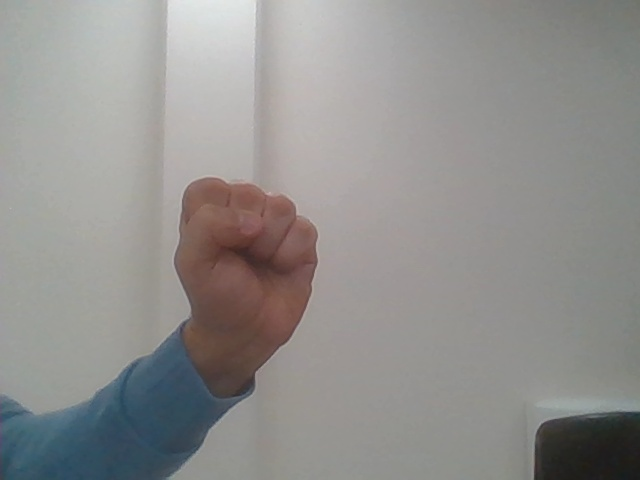
#> input picture dataset/close_hand/close_hand_1.jpg, 640 x 480 px
$ python -i image_preprocessing.py   (imports and definitions only)
#> lines starting #> are read from the running program, lines starting #| are printed output that depends on the picture; after the words box and inside, x2 and y2 are one past the last pixel; in counts of white or black regions, pixels touching at a corner belong together
# -*- coding: utf-8 -*-
import numpy as np
import pandas as pd
import cv2 as cv
import cmath
import matplotlib.pyplot as plt

# We apply a gaussian filter to smooth the image
def gaussian_blur(img):
    sigmaX = 1.5
    sigmaY = 1.5
    ksizeX = 9
    ksizeY = 9
    return cv.GaussianBlur(img, (ksizeX, ksizeY), sigmaX=sigmaX, sigmaY=sigmaY)


# We filter the image by keeping the red if it's greater than the other components with a certain threshold
# [15 lines left out: function binary_filter, not called in this run]

def quick_binary_filter(img):
    seuil = 30
    B_channel, G_channel, R_channel = cv.split(img)
    R_over_B = R_channel - np.add(seuil, B_channel)
    R_over_G = R_channel - np.add(seuil, G_channel)
    R_over_G_and_B = np.add(R_over_B, R_over_G)
    ret, thresh = cv.threshold(R_over_G_and_B, 100, 255, cv.THRESH_BINARY_INV)
    return thresh


# Now we find the contours, and we select the longest one
def findContours(binary, original):
    binary = binary.astype(np.uint8)
    contours, hierachy = cv.findContours(binary, cv.RETR_EXTERNAL, cv.CHAIN_APPROX_NONE)
    max_contour_length = 0
    max_contour_index = 0
    max_contour = np.array([])

    for (index, contour) in enumerate(contours):
        if len(contour) > max_contour_length:
            max_contour_length = len(contour)
            max_contour_index = index
            max_contour = contour

    contour_image = cv.drawContours(
        original, contours, max_contour_index, (0, 255, 0), 3
    )
    return max_contour, contour_image


# Compute Fourier Descriptor
def computeFourierDescriptor(contour, cmin, cmax):

    # When there is no contour
    if len(contour) == 0:
        contour = [[[0, 0]]]

    # We compute the Fourier coefficients
    tabcont = [complex(pt[0][0], pt[0][1]) for pt in contour]
    moyc = np.mean(tabcont)
    TC = np.fft.fft(tabcont - moyc) / len(contour)

    # We select coefficients between cmin & cmax
    coeff = np.zeros(cmax - cmin + 1, dtype=complex)
    coeff[-(cmax + 1) :] = TC[0 : cmax + 1]
    coeff[0:-cmin] = TC[cmin:]

    # Phase corrections to normalize
    Phi = (
        np.angle(coeff[((cmax - cmin) // 2) - 1] * coeff[((cmax - cmin) // 2) + 1]) / 2
    )
    coeff = coeff * np.exp(np.imag(-1) * Phi)
    depha = np.angle(coeff[((cmax - cmin) // 2) + 1])
    for i in range(len(coeff)):
        coeff[i] = coeff[i] * np.exp(np.imag(-1) * depha * (i - ((cmax - cmin) // 2)))

    return coeff


# Reconstruction
# [41 lines left out: functions reconstructFromDescriptor, generateDataSet, not called in this run]


def live_preprocessing(img):
    cmin = -100
    cmax = 100
    img_blurred = gaussian_blur(img)
    img_binary = quick_binary_filter(img_blurred)
    img_contour, img = findContours(img_binary, img)
    cv.imshow("binary", img_binary)
    try:
        coeffs = np.array(computeFourierDescriptor(img_contour, cmin, cmax))
        formatted_coeffs = np.zeros((cmax - cmin + 1, 2))
        for index, coeff in enumerate(coeffs):
            formatted_coeffs[index] = [np.real(coeff), np.imag(coeff)]
        return (False, formatted_coeffs)
    except Exception:
        pass
        return (True, 0)


# [17 lines of commented-out code are left out]

>>> import cv2
>>> picture = cv2.imread('../../../../dataset/close_hand/close_hand_1.jpg')
#> picture is the input picture: shape (480, 640, 3); mean B, G, R 141.9, 143.9, 145.3
>>> result = live_preprocessing(picture)
#> in quick_binary_filter, `B_channel, G_channel, R_channel = cv.split(img)`:
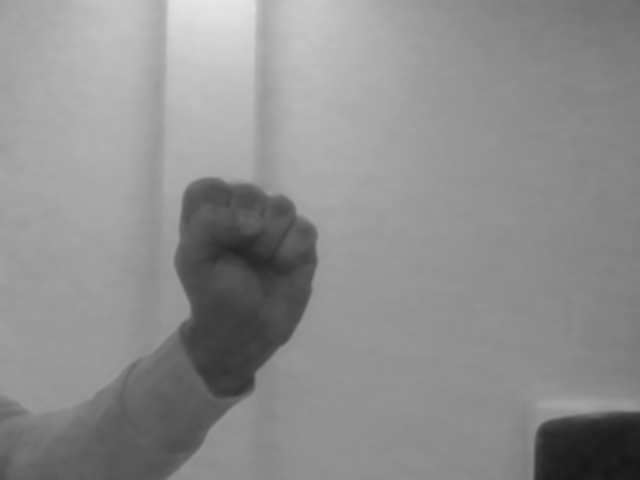
#> B_channel: shape (480, 640); min 22, max 232, mean 141.9
#> in quick_binary_filter, `B_channel, G_channel, R_channel = cv.split(img)`:
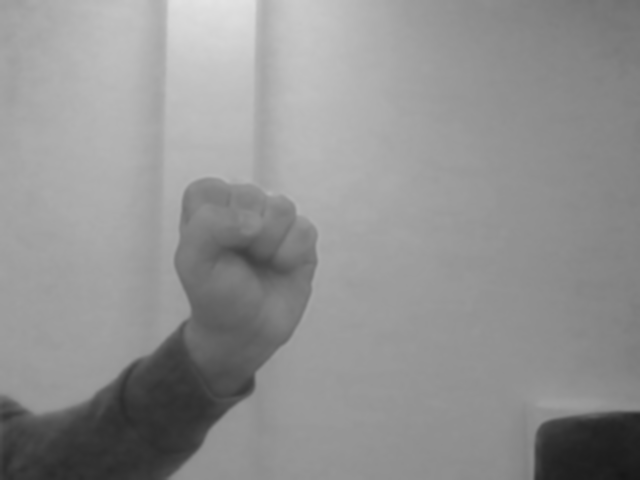
#> R_channel: shape (480, 640); min 23, max 228, mean 145.3
#> in quick_binary_filter, `R_over_B = R_channel - np.add(seuil, B_channel)`:
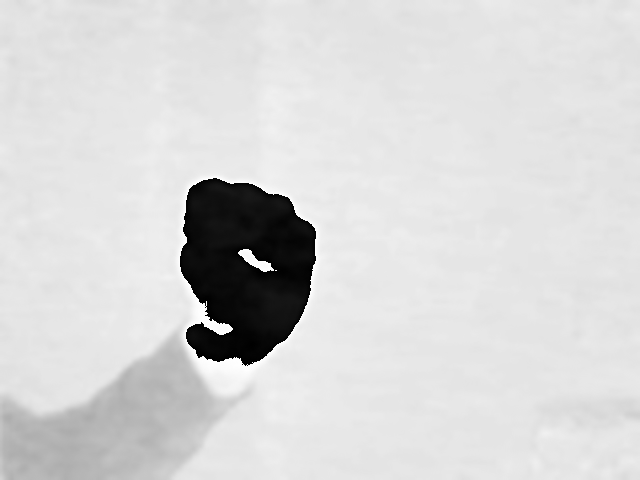
#> R_over_B: shape (480, 640); min 0, max 255, mean 213.7
#> in quick_binary_filter, `R_over_G_and_B = np.add(R_over_B, R_over_G)`:
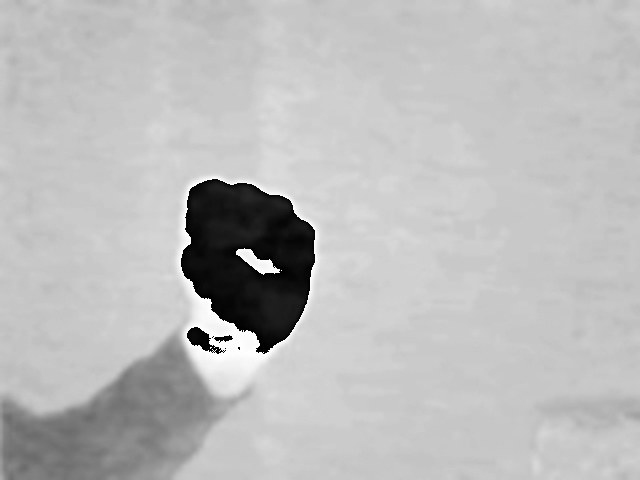
#> R_over_G_and_B: shape (480, 640); min 0, max 255, mean 187.1
#> in quick_binary_filter, `ret, thresh = cv.threshold(R_over_G_and_B, 100, 255, cv.THRESH_BINARY_..`:
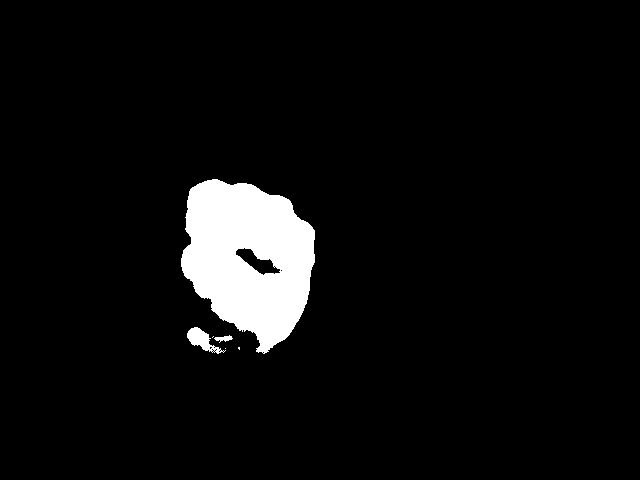
#> thresh: shape (480, 640); 5.3% white; 6 white regions (3 under 20 px)
#> in findContours, `contours, hierachy = cv.findContours(binary, cv.RETR_EXTERNAL, cv.CHAI..`: contours = 6 contours, 3 with area under 20; largest, box (x1, y1, x2, y2) and area: (181, 179, 315, 354) 16134, (187, 327, 226, 354) 390, (214, 335, 233, 343) 55
#> the loop in findContours, `for (index, contour) in enumerate(contours):` made 6 passes
#> (max_contour_length, max_contour) on pass 1: (1, [[225, 348]])
#> max_contour_length on passes 2, 4, 5, 6: 5, 40, 98, 478
#> after the loop in findContours, `for (index, contour) in enumerate(contours):`: max_contour = contour of 478 points, box (x1, y1, x2, y2) (181, 179, 315, 354), area 16134; max_contour_index = 5; max_contour_length = 478
#> in live_preprocessing, `img_contour, img = findContours(img_binary, img)`: img_contour has the same summary as max_contour in findContours
#> in computeFourierDescriptor, `tabcont = [complex(pt[0][0], pt[0][1]) for pt in contour]`: tabcont = 478 items
#> after the loop in live_preprocessing, `for index, coeff in enumerate(coeffs):`: formatted_coeffs = 201 pairs, first value -25.84 to 1.06, second value -67.61 to 2.78

$ run again, on dataset/close_hand/close_hand_114.jpg
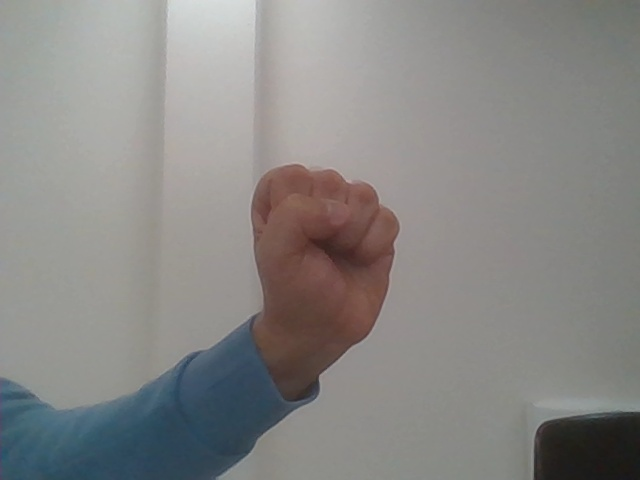
#> input picture dataset/close_hand/close_hand_114.jpg, 640 x 480 px
#> picture is the input picture: shape (480, 640, 3); mean B, G, R 133.2, 135.3, 136.4
#> in quick_binary_filter, `R_over_G_and_B = np.add(R_over_B, R_over_G)`:
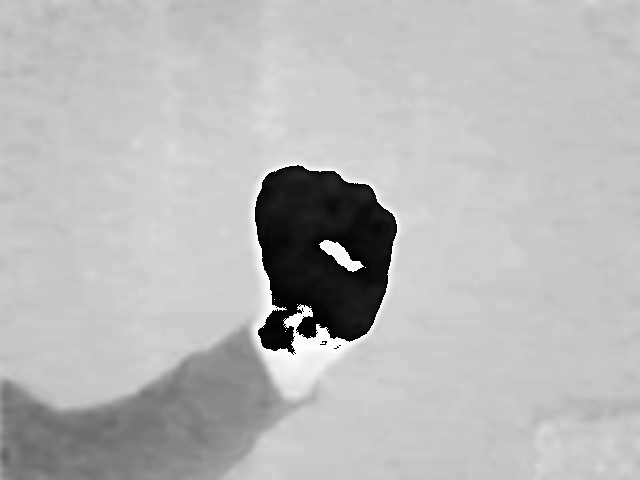
#> R_over_G_and_B: shape (480, 640); min 0, max 255, mean 184.3
#> in quick_binary_filter, `ret, thresh = cv.threshold(R_over_G_and_B, 100, 255, cv.THRESH_BINARY_..`:
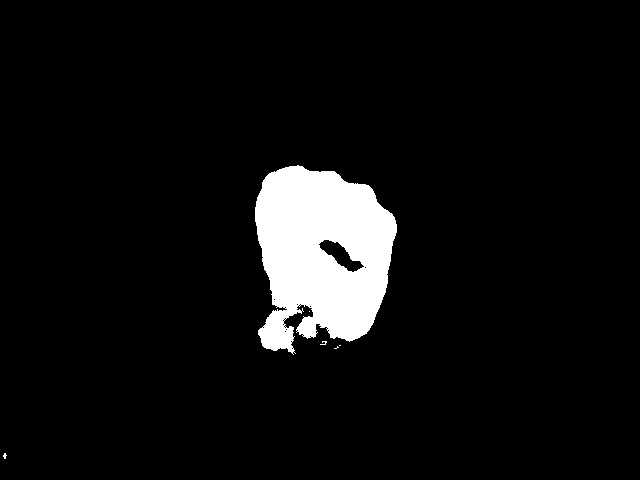
#> thresh: shape (480, 640); 6.2% white; 6 white regions (5 under 20 px)
#> contours = 6 contours, 5 with area under 20; largest, box (x1, y1, x2, y2) and area: (255, 165, 397, 355) 19294
#> the loop in findContours, `for (index, contour) in enumerate(contours):` made 6 passes
#> max_contour_length on passes 1, 4, 6: 12, 22, 721
#> after the loop in findContours, `for (index, contour) in enumerate(contours):`: max_contour = contour of 721 points, box (x1, y1, x2, y2) (255, 165, 397, 355), area 19294; max_contour_index = 5; max_contour_length = 721
#> img_contour has the same summary as max_contour in findContours
#> tabcont = 721 items
#> after the loop in live_preprocessing, `for index, coeff in enumerate(coeffs):`: formatted_coeffs = 201 pairs, first value -11.32 to 7.44, second value -68.03 to 3.9
